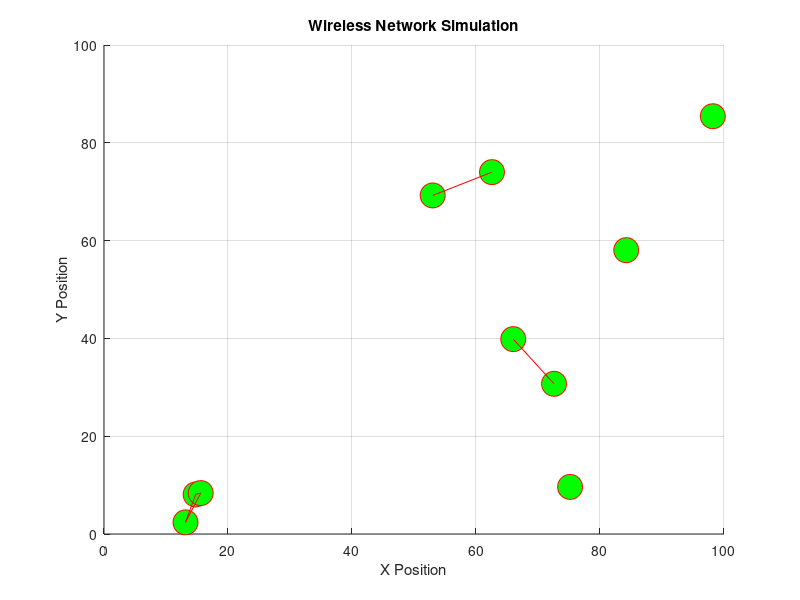

Write MATLAB code to recreate this figure.
%Random node generation and network simulation
% Number of nodes
numNodes = 10;
% Area dimensions (for a 100x100 unit area)
areaX = 100;
areaY = 100;
% Maximum distance for a link to be established (e.g., 20 units)
maxDistance = 20;
% Generate random node positions
nodePositions = [areaX*rand(numNodes, 1), areaY*rand(numNodes, 1)];
% Initialize adjacency matrix for links
adjMatrix = zeros(numNodes);
% Calculate distances and establish links
for i = 1:numNodes
    for j = i+1:numNodes
        distance = sqrt((nodePositions(i, 1) - nodePositions(j, 1))^2 + ...
                        (nodePositions(i, 2) - nodePositions(j, 2))^2);
        if distance <= maxDistance
            adjMatrix(i, j) = 1;
            adjMatrix(j, i) = 1;
        end
    end
end
% Plot the network
figure;
hold on;
grid on;
axis([0 areaX 0 areaY]);
% Plot nodes
plot(nodePositions(:, 1), nodePositions(:, 2), 'ro', 'MarkerSize', 18, 'MarkerFaceColor', 'g');
% Plot links
for i = 1:numNodes
    for j = i+1:numNodes
        if adjMatrix(i, j) == 1
            plot([nodePositions(i, 1), nodePositions(j, 1)], ...
                 [nodePositions(i, 2), nodePositions(j, 2)], 'r-');
        end
    end
end
title('Wireless Network Simulation');
xlabel('X Position');
ylabel('Y Position');
hold off;